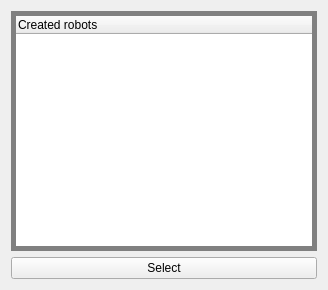
<?xml version="1.0" encoding="UTF-8"?>
<ui version="4.0">
 <class>Form</class>
 <widget class="QWidget" name="Form">
  <property name="geometry">
   <rect>
    <x>0</x>
    <y>0</y>
    <width>328</width>
    <height>290</height>
   </rect>
  </property>
  <property name="windowTitle">
   <string>Form</string>
  </property>
  <layout class="QGridLayout" name="gridLayout_2">
   <item row="0" column="0">
    <widget class="QFrame" name="gridFrame">
     <property name="styleSheet">
      <string notr="true">border: 5px solid grey;</string>
     </property>
     <layout class="QGridLayout" name="gridLayout">
      <property name="leftMargin">
       <number>0</number>
      </property>
      <property name="topMargin">
       <number>0</number>
      </property>
      <property name="rightMargin">
       <number>0</number>
      </property>
      <property name="bottomMargin">
       <number>0</number>
      </property>
      <item row="0" column="0">
       <layout class="QVBoxLayout" name="verticalLayout">
        <item>
         <widget class="QTreeWidget" name="dRobotTree">
          <property name="styleSheet">
           <string notr="true">border: 5px soild grey;</string>
          </property>
          <column>
           <property name="text">
            <string>Created robots</string>
           </property>
          </column>
         </widget>
        </item>
       </layout>
      </item>
     </layout>
    </widget>
   </item>
   <item row="1" column="0">
    <widget class="QPushButton" name="robotSelectButton">
     <property name="text">
      <string>Select</string>
     </property>
    </widget>
   </item>
  </layout>
 </widget>
 <resources/>
 <connections/>
</ui>
